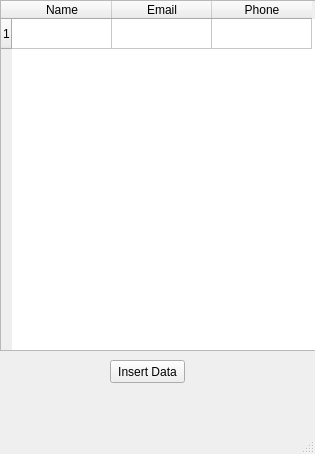
<?xml version="1.0" encoding="UTF-8"?>
<ui version="4.0">
 <class>MainWindow</class>
 <widget class="QMainWindow" name="MainWindow">
  <property name="geometry">
   <rect>
    <x>0</x>
    <y>0</y>
    <width>315</width>
    <height>454</height>
   </rect>
  </property>
  <property name="windowTitle">
   <string>MainWindow</string>
  </property>
  <widget class="QWidget" name="centralwidget">
   <widget class="QTableWidget" name="tableWidget">
    <property name="geometry">
     <rect>
      <x>0</x>
      <y>0</y>
      <width>321</width>
      <height>351</height>
     </rect>
    </property>
    <row>
     <property name="text">
      <string>1</string>
     </property>
    </row>
    <column>
     <property name="text">
      <string>Name</string>
     </property>
    </column>
    <column>
     <property name="text">
      <string>Email</string>
     </property>
    </column>
    <column>
     <property name="text">
      <string>Phone</string>
     </property>
    </column>
   </widget>
   <widget class="QPushButton" name="pushButton">
    <property name="geometry">
     <rect>
      <x>110</x>
      <y>360</y>
      <width>75</width>
      <height>23</height>
     </rect>
    </property>
    <property name="text">
     <string>Insert Data</string>
    </property>
   </widget>
  </widget>
  <widget class="QMenuBar" name="menubar">
   <property name="geometry">
    <rect>
     <x>0</x>
     <y>0</y>
     <width>315</width>
     <height>23</height>
    </rect>
   </property>
  </widget>
  <widget class="QStatusBar" name="statusbar"/>
 </widget>
 <resources/>
 <connections/>
</ui>
